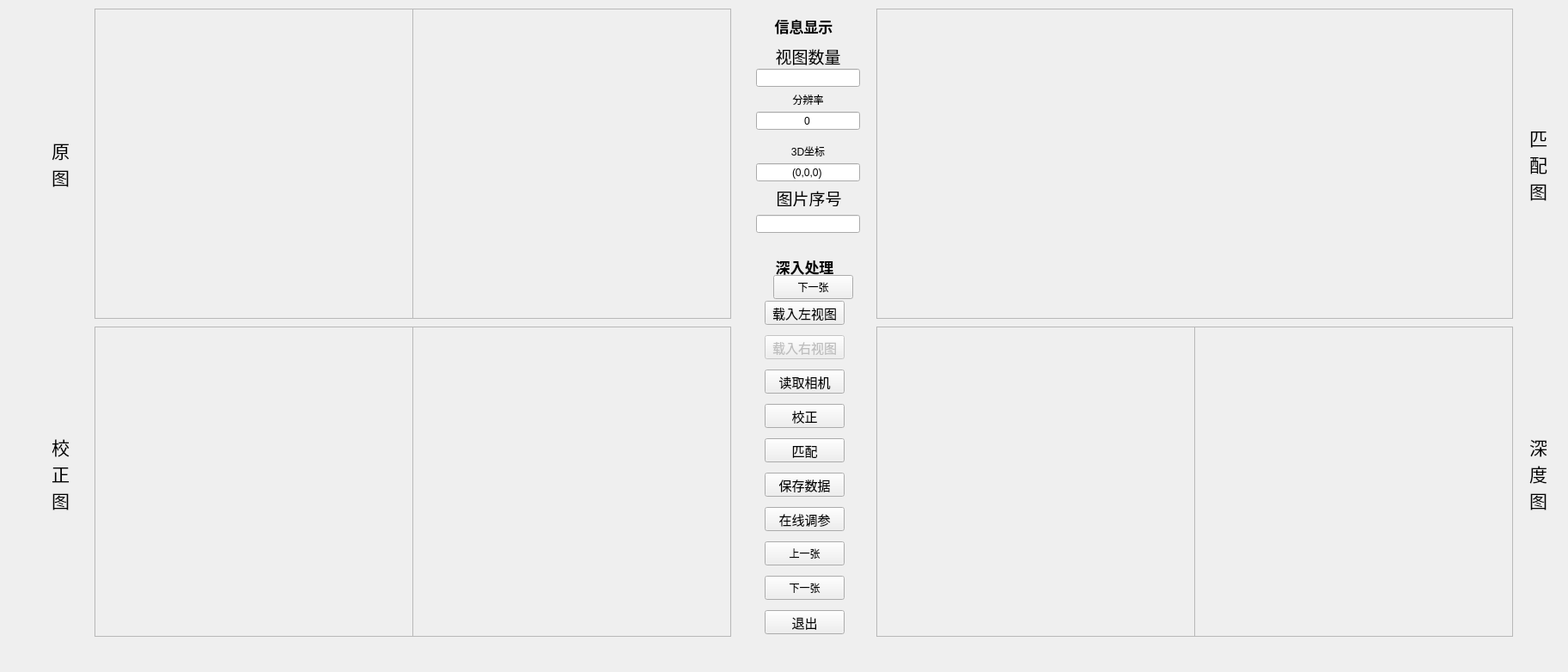
<?xml version="1.0" encoding="UTF-8"?>
<ui version="4.0">
 <class>processUi</class>
 <widget class="QWidget" name="processUi">
  <property name="geometry">
   <rect>
    <x>0</x>
    <y>0</y>
    <width>1825</width>
    <height>782</height>
   </rect>
  </property>
  <property name="windowTitle">
   <string>Form</string>
  </property>
  <widget class="QLabel" name="label">
   <property name="geometry">
    <rect>
     <x>891</x>
     <y>300</y>
     <width>91</width>
     <height>21</height>
    </rect>
   </property>
   <property name="font">
    <font>
     <pointsize>13</pointsize>
     <weight>75</weight>
     <bold>true</bold>
    </font>
   </property>
   <property name="text">
    <string>深入处理</string>
   </property>
   <property name="alignment">
    <set>Qt::AlignCenter</set>
   </property>
  </widget>
  <widget class="QScrollArea" name="scrollArea_4">
   <property name="geometry">
    <rect>
     <x>480</x>
     <y>380</y>
     <width>371</width>
     <height>361</height>
    </rect>
   </property>
   <property name="widgetResizable">
    <bool>true</bool>
   </property>
   <widget class="QWidget" name="scrollAreaWidgetContents_5">
    <property name="geometry">
     <rect>
      <x>0</x>
      <y>0</y>
      <width>369</width>
      <height>359</height>
     </rect>
    </property>
    <widget class="QLabel" name="afterRect_label_R">
     <property name="geometry">
      <rect>
       <x>0</x>
       <y>0</y>
       <width>371</width>
       <height>361</height>
      </rect>
     </property>
     <property name="font">
      <font>
       <weight>50</weight>
       <bold>false</bold>
      </font>
     </property>
     <property name="text">
      <string/>
     </property>
     <property name="pixmap">
      <pixmap>C:/Users/ssrzm/Desktop/搞笑图片/006AyCZZly1fk9s1ymsqrj30hs0hswfn.jpg</pixmap>
     </property>
     <property name="alignment">
      <set>Qt::AlignCenter</set>
     </property>
    </widget>
   </widget>
  </widget>
  <widget class="QScrollArea" name="scrollArea_6">
   <property name="geometry">
    <rect>
     <x>1020</x>
     <y>380</y>
     <width>371</width>
     <height>361</height>
    </rect>
   </property>
   <property name="widgetResizable">
    <bool>true</bool>
   </property>
   <widget class="QWidget" name="scrollAreaWidgetContents_7">
    <property name="geometry">
     <rect>
      <x>0</x>
      <y>0</y>
      <width>369</width>
      <height>359</height>
     </rect>
    </property>
    <widget class="QLabel" name="match_label">
     <property name="geometry">
      <rect>
       <x>0</x>
       <y>0</y>
       <width>371</width>
       <height>361</height>
      </rect>
     </property>
     <property name="font">
      <font>
       <weight>50</weight>
       <bold>false</bold>
      </font>
     </property>
     <property name="text">
      <string/>
     </property>
     <property name="pixmap">
      <pixmap>C:/Users/ssrzm/Desktop/搞笑图片/006AyCZZly1fk9s1ymsqrj30hs0hswfn.jpg</pixmap>
     </property>
     <property name="alignment">
      <set>Qt::AlignCenter</set>
     </property>
    </widget>
   </widget>
  </widget>
  <widget class="QScrollArea" name="scrollArea_2">
   <property name="geometry">
    <rect>
     <x>480</x>
     <y>10</y>
     <width>371</width>
     <height>361</height>
    </rect>
   </property>
   <property name="widgetResizable">
    <bool>true</bool>
   </property>
   <widget class="QWidget" name="scrollAreaWidgetContents_3">
    <property name="geometry">
     <rect>
      <x>0</x>
      <y>0</y>
      <width>369</width>
      <height>359</height>
     </rect>
    </property>
    <widget class="QLabel" name="beforeRect_label_R">
     <property name="geometry">
      <rect>
       <x>0</x>
       <y>0</y>
       <width>371</width>
       <height>361</height>
      </rect>
     </property>
     <property name="font">
      <font>
       <weight>50</weight>
       <bold>false</bold>
      </font>
     </property>
     <property name="text">
      <string/>
     </property>
     <property name="pixmap">
      <pixmap>C:/Users/ssrzm/Desktop/搞笑图片/006AyCZZly1fk9s1ymsqrj30hs0hswfn.jpg</pixmap>
     </property>
     <property name="alignment">
      <set>Qt::AlignCenter</set>
     </property>
    </widget>
   </widget>
  </widget>
  <widget class="QScrollArea" name="scrollArea_7">
   <property name="geometry">
    <rect>
     <x>1390</x>
     <y>380</y>
     <width>371</width>
     <height>361</height>
    </rect>
   </property>
   <property name="widgetResizable">
    <bool>true</bool>
   </property>
   <widget class="QWidget" name="scrollAreaWidgetContents_8">
    <property name="geometry">
     <rect>
      <x>0</x>
      <y>0</y>
      <width>369</width>
      <height>359</height>
     </rect>
    </property>
    <widget class="QLabel" name="d3label">
     <property name="geometry">
      <rect>
       <x>0</x>
       <y>0</y>
       <width>371</width>
       <height>361</height>
      </rect>
     </property>
     <property name="font">
      <font>
       <weight>50</weight>
       <bold>false</bold>
      </font>
     </property>
     <property name="text">
      <string/>
     </property>
     <property name="pixmap">
      <pixmap>C:/Users/ssrzm/Desktop/搞笑图片/006AyCZZly1fk9s1ymsqrj30hs0hswfn.jpg</pixmap>
     </property>
     <property name="alignment">
      <set>Qt::AlignCenter</set>
     </property>
    </widget>
   </widget>
  </widget>
  <widget class="QScrollArea" name="scrollArea_5">
   <property name="geometry">
    <rect>
     <x>1020</x>
     <y>10</y>
     <width>741</width>
     <height>361</height>
    </rect>
   </property>
   <property name="widgetResizable">
    <bool>true</bool>
   </property>
   <widget class="QWidget" name="scrollAreaWidgetContents_6">
    <property name="geometry">
     <rect>
      <x>0</x>
      <y>0</y>
      <width>739</width>
      <height>359</height>
     </rect>
    </property>
    <widget class="QLabel" name="canvas_label">
     <property name="geometry">
      <rect>
       <x>0</x>
       <y>0</y>
       <width>741</width>
       <height>361</height>
      </rect>
     </property>
     <property name="font">
      <font>
       <weight>50</weight>
       <bold>false</bold>
      </font>
     </property>
     <property name="text">
      <string/>
     </property>
     <property name="pixmap">
      <pixmap>C:/Users/ssrzm/Desktop/搞笑图片/006AyCZZly1fk9s1ymsqrj30hs0hswfn.jpg</pixmap>
     </property>
     <property name="alignment">
      <set>Qt::AlignCenter</set>
     </property>
    </widget>
   </widget>
  </widget>
  <widget class="QScrollArea" name="scrollArea_3">
   <property name="geometry">
    <rect>
     <x>110</x>
     <y>380</y>
     <width>371</width>
     <height>361</height>
    </rect>
   </property>
   <property name="widgetResizable">
    <bool>true</bool>
   </property>
   <widget class="QWidget" name="scrollAreaWidgetContents_4">
    <property name="geometry">
     <rect>
      <x>0</x>
      <y>0</y>
      <width>369</width>
      <height>359</height>
     </rect>
    </property>
    <widget class="QLabel" name="afterRect_label_L">
     <property name="geometry">
      <rect>
       <x>0</x>
       <y>0</y>
       <width>371</width>
       <height>361</height>
      </rect>
     </property>
     <property name="font">
      <font>
       <weight>50</weight>
       <bold>false</bold>
      </font>
     </property>
     <property name="text">
      <string/>
     </property>
     <property name="pixmap">
      <pixmap>C:/Users/ssrzm/Desktop/搞笑图片/006AyCZZly1fk9s1ymsqrj30hs0hswfn.jpg</pixmap>
     </property>
     <property name="alignment">
      <set>Qt::AlignCenter</set>
     </property>
    </widget>
   </widget>
  </widget>
  <widget class="QPushButton" name="matchButton">
   <property name="geometry">
    <rect>
     <x>890</x>
     <y>510</y>
     <width>93</width>
     <height>28</height>
    </rect>
   </property>
   <property name="font">
    <font>
     <pointsize>11</pointsize>
    </font>
   </property>
   <property name="text">
    <string>匹配</string>
   </property>
  </widget>
  <widget class="QPushButton" name="quitButton">
   <property name="geometry">
    <rect>
     <x>890</x>
     <y>710</y>
     <width>93</width>
     <height>28</height>
    </rect>
   </property>
   <property name="font">
    <font>
     <pointsize>11</pointsize>
    </font>
   </property>
   <property name="text">
    <string>退出</string>
   </property>
  </widget>
  <widget class="QScrollArea" name="scrollArea">
   <property name="geometry">
    <rect>
     <x>110</x>
     <y>10</y>
     <width>371</width>
     <height>361</height>
    </rect>
   </property>
   <property name="widgetResizable">
    <bool>true</bool>
   </property>
   <widget class="QWidget" name="scrollAreaWidgetContents">
    <property name="geometry">
     <rect>
      <x>0</x>
      <y>0</y>
      <width>369</width>
      <height>359</height>
     </rect>
    </property>
    <widget class="QLabel" name="beforeRect_label_L">
     <property name="enabled">
      <bool>true</bool>
     </property>
     <property name="geometry">
      <rect>
       <x>0</x>
       <y>0</y>
       <width>371</width>
       <height>361</height>
      </rect>
     </property>
     <property name="font">
      <font>
       <weight>50</weight>
       <bold>false</bold>
      </font>
     </property>
     <property name="text">
      <string/>
     </property>
     <property name="pixmap">
      <pixmap>C:/Users/ssrzm/Desktop/搞笑图片/006AyCZZly1fk9s1ymsqrj30hs0hswfn.jpg</pixmap>
     </property>
     <property name="alignment">
      <set>Qt::AlignCenter</set>
     </property>
    </widget>
   </widget>
  </widget>
  <widget class="QPushButton" name="caliButton">
   <property name="geometry">
    <rect>
     <x>890</x>
     <y>470</y>
     <width>93</width>
     <height>28</height>
    </rect>
   </property>
   <property name="font">
    <font>
     <pointsize>11</pointsize>
    </font>
   </property>
   <property name="text">
    <string>校正</string>
   </property>
  </widget>
  <widget class="QPushButton" name="loadCameraDataButton">
   <property name="geometry">
    <rect>
     <x>890</x>
     <y>430</y>
     <width>93</width>
     <height>28</height>
    </rect>
   </property>
   <property name="font">
    <font>
     <pointsize>11</pointsize>
    </font>
   </property>
   <property name="text">
    <string>读取相机</string>
   </property>
  </widget>
  <widget class="QPushButton" name="loadLeftPicButton">
   <property name="geometry">
    <rect>
     <x>890</x>
     <y>350</y>
     <width>93</width>
     <height>28</height>
    </rect>
   </property>
   <property name="font">
    <font>
     <pointsize>11</pointsize>
    </font>
   </property>
   <property name="text">
    <string>载入左视图</string>
   </property>
  </widget>
  <widget class="QLabel" name="label_2">
   <property name="geometry">
    <rect>
     <x>60</x>
     <y>140</y>
     <width>31</width>
     <height>101</height>
    </rect>
   </property>
   <property name="font">
    <font>
     <family>黑体</family>
     <pointsize>16</pointsize>
    </font>
   </property>
   <property name="text">
    <string>原
图</string>
   </property>
  </widget>
  <widget class="QLabel" name="label_3">
   <property name="geometry">
    <rect>
     <x>60</x>
     <y>500</y>
     <width>31</width>
     <height>101</height>
    </rect>
   </property>
   <property name="font">
    <font>
     <family>黑体</family>
     <pointsize>16</pointsize>
    </font>
   </property>
   <property name="text">
    <string>校
正
图</string>
   </property>
  </widget>
  <widget class="QLabel" name="label_4">
   <property name="geometry">
    <rect>
     <x>1780</x>
     <y>140</y>
     <width>31</width>
     <height>101</height>
    </rect>
   </property>
   <property name="font">
    <font>
     <family>黑体</family>
     <pointsize>16</pointsize>
    </font>
   </property>
   <property name="text">
    <string>匹
配
图</string>
   </property>
  </widget>
  <widget class="QLabel" name="label_5">
   <property name="geometry">
    <rect>
     <x>1780</x>
     <y>500</y>
     <width>31</width>
     <height>101</height>
    </rect>
   </property>
   <property name="font">
    <font>
     <family>黑体</family>
     <pointsize>16</pointsize>
    </font>
   </property>
   <property name="text">
    <string>深
度
图</string>
   </property>
  </widget>
  <widget class="QPushButton" name="loadRightPicButton">
   <property name="enabled">
    <bool>false</bool>
   </property>
   <property name="geometry">
    <rect>
     <x>890</x>
     <y>390</y>
     <width>93</width>
     <height>28</height>
    </rect>
   </property>
   <property name="font">
    <font>
     <pointsize>11</pointsize>
    </font>
   </property>
   <property name="text">
    <string>载入右视图</string>
   </property>
  </widget>
  <widget class="QLabel" name="label_6">
   <property name="geometry">
    <rect>
     <x>890</x>
     <y>20</y>
     <width>91</width>
     <height>21</height>
    </rect>
   </property>
   <property name="font">
    <font>
     <pointsize>13</pointsize>
     <weight>75</weight>
     <bold>true</bold>
    </font>
   </property>
   <property name="text">
    <string>信息显示</string>
   </property>
   <property name="alignment">
    <set>Qt::AlignCenter</set>
   </property>
  </widget>
  <widget class="QLineEdit" name="lineEdit">
   <property name="geometry">
    <rect>
     <x>880</x>
     <y>80</y>
     <width>121</width>
     <height>21</height>
    </rect>
   </property>
   <property name="font">
    <font>
     <family>Bahnschrift Condensed</family>
    </font>
   </property>
   <property name="alignment">
    <set>Qt::AlignCenter</set>
   </property>
  </widget>
  <widget class="QLabel" name="label_7">
   <property name="geometry">
    <rect>
     <x>880</x>
     <y>50</y>
     <width>121</width>
     <height>31</height>
    </rect>
   </property>
   <property name="font">
    <font>
     <family>黑体</family>
     <pointsize>14</pointsize>
    </font>
   </property>
   <property name="text">
    <string>视图数量</string>
   </property>
   <property name="alignment">
    <set>Qt::AlignCenter</set>
   </property>
  </widget>
  <widget class="QLabel" name="label_8">
   <property name="geometry">
    <rect>
     <x>880</x>
     <y>100</y>
     <width>121</width>
     <height>31</height>
    </rect>
   </property>
   <property name="styleSheet">
    <string notr="true">font: 14pt &quot;黑体&quot;;</string>
   </property>
   <property name="text">
    <string>分辨率</string>
   </property>
   <property name="alignment">
    <set>Qt::AlignCenter</set>
   </property>
  </widget>
  <widget class="QLineEdit" name="lineEdit_2">
   <property name="geometry">
    <rect>
     <x>880</x>
     <y>130</y>
     <width>121</width>
     <height>21</height>
    </rect>
   </property>
   <property name="text">
    <string>0</string>
   </property>
   <property name="alignment">
    <set>Qt::AlignCenter</set>
   </property>
   <property name="readOnly">
    <bool>true</bool>
   </property>
  </widget>
  <widget class="QPushButton" name="mergeButton">
   <property name="geometry">
    <rect>
     <x>890</x>
     <y>550</y>
     <width>93</width>
     <height>28</height>
    </rect>
   </property>
   <property name="font">
    <font>
     <pointsize>11</pointsize>
    </font>
   </property>
   <property name="text">
    <string>保存数据</string>
   </property>
  </widget>
  <widget class="QPushButton" name="adjustButton">
   <property name="geometry">
    <rect>
     <x>890</x>
     <y>590</y>
     <width>93</width>
     <height>28</height>
    </rect>
   </property>
   <property name="font">
    <font>
     <pointsize>11</pointsize>
    </font>
   </property>
   <property name="text">
    <string>在线调参</string>
   </property>
  </widget>
  <widget class="QLabel" name="label_9">
   <property name="geometry">
    <rect>
     <x>880</x>
     <y>160</y>
     <width>121</width>
     <height>31</height>
    </rect>
   </property>
   <property name="styleSheet">
    <string notr="true">font: 14pt &quot;黑体&quot;;</string>
   </property>
   <property name="text">
    <string>3D坐标</string>
   </property>
   <property name="alignment">
    <set>Qt::AlignCenter</set>
   </property>
  </widget>
  <widget class="QLineEdit" name="lineEdit_3">
   <property name="geometry">
    <rect>
     <x>880</x>
     <y>190</y>
     <width>121</width>
     <height>21</height>
    </rect>
   </property>
   <property name="text">
    <string>(0,0,0)</string>
   </property>
   <property name="alignment">
    <set>Qt::AlignCenter</set>
   </property>
   <property name="readOnly">
    <bool>true</bool>
   </property>
  </widget>
  <widget class="QPushButton" name="lastPicButton">
   <property name="geometry">
    <rect>
     <x>890</x>
     <y>630</y>
     <width>93</width>
     <height>28</height>
    </rect>
   </property>
   <property name="text">
    <string>上一张</string>
   </property>
  </widget>
  <widget class="QPushButton" name="nextPicButton">
   <property name="geometry">
    <rect>
     <x>890</x>
     <y>670</y>
     <width>93</width>
     <height>28</height>
    </rect>
   </property>
   <property name="text">
    <string>下一张</string>
   </property>
  </widget>
  <widget class="QLabel" name="label_10">
   <property name="geometry">
    <rect>
     <x>881</x>
     <y>220</y>
     <width>121</width>
     <height>20</height>
    </rect>
   </property>
   <property name="font">
    <font>
     <family>黑体</family>
     <pointsize>14</pointsize>
    </font>
   </property>
   <property name="text">
    <string>图片序号</string>
   </property>
   <property name="alignment">
    <set>Qt::AlignCenter</set>
   </property>
  </widget>
  <widget class="QLineEdit" name="lineEdit_4">
   <property name="geometry">
    <rect>
     <x>880</x>
     <y>250</y>
     <width>121</width>
     <height>21</height>
    </rect>
   </property>
   <property name="alignment">
    <set>Qt::AlignCenter</set>
   </property>
  </widget>
  <widget class="QPushButton" name="nextPicButton_2">
   <property name="geometry">
    <rect>
     <x>900</x>
     <y>320</y>
     <width>93</width>
     <height>28</height>
    </rect>
   </property>
   <property name="text">
    <string>下一张</string>
   </property>
  </widget>
 </widget>
 <resources/>
 <connections/>
</ui>
